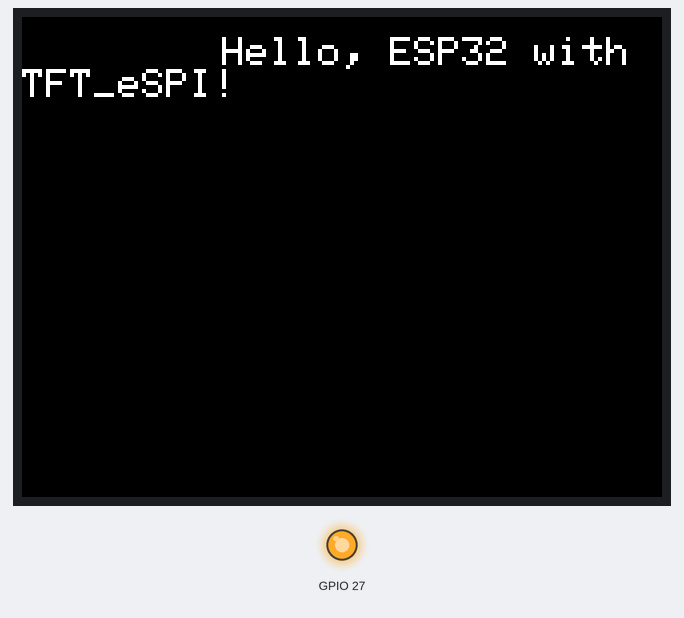
Simulated run of this sketch. Board: ESP32. Parts: 320×240 colour display, output pins drawn as LEDs (lit = HIGH).

Above: at 0.3 s.

The sketch:

tft-test.ino
```cpp
#include <TFT_eSPI.h>

TFT_eSPI tft = TFT_eSPI(); // Invoke TFT instance

void setup() {
  Serial.begin(115200);

  pinMode(27, OUTPUT);
  digitalWrite(27, HIGH); // backlight on

  tft.init();
  tft.setRotation(3);

  tft.fillScreen(TFT_BLACK);
  tft.setTextColor(TFT_WHITE, TFT_BLACK);
  tft.setTextSize(2);
  tft.setCursor(100, 10);
  tft.println("Hello, ESP32 with TFT_eSPI!");
}

void loop() {
  // your code here
}
```
